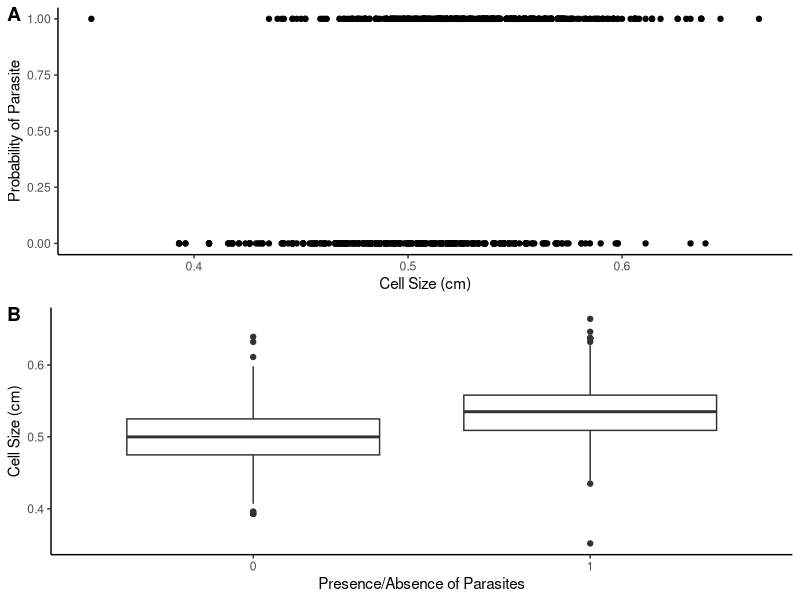
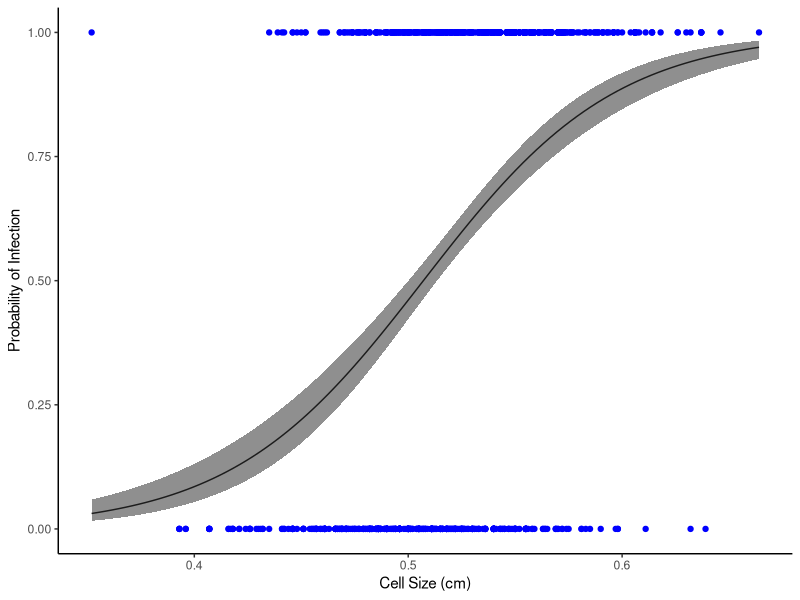
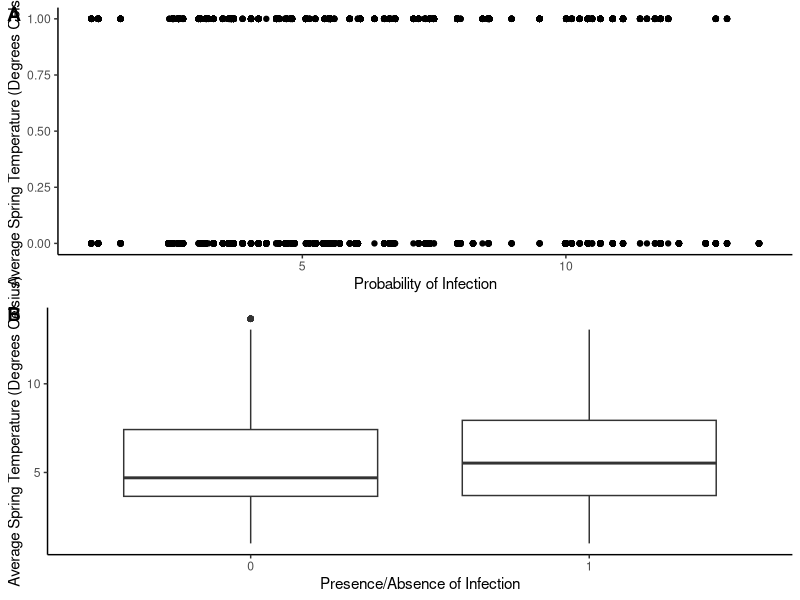
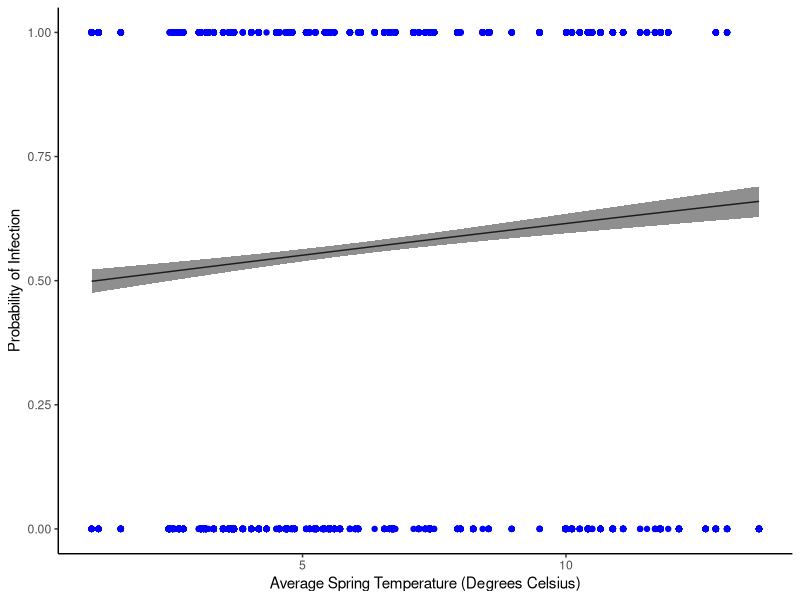
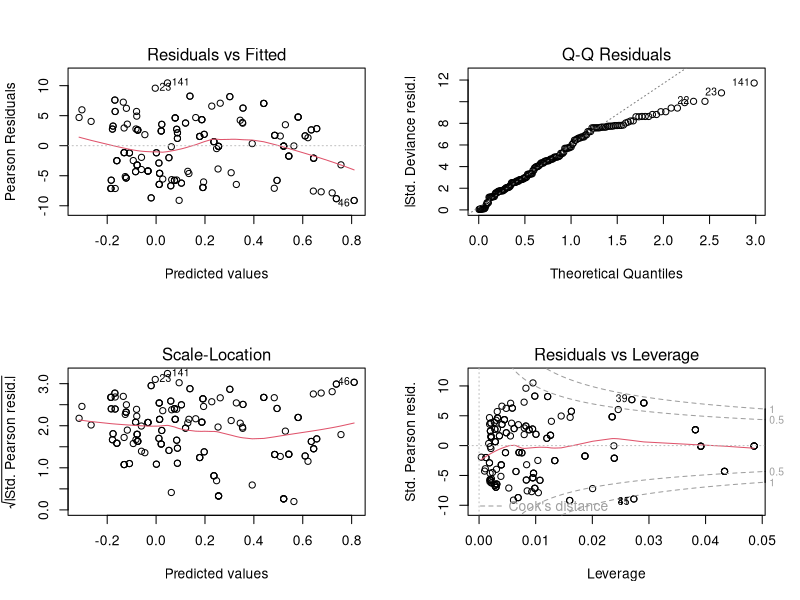
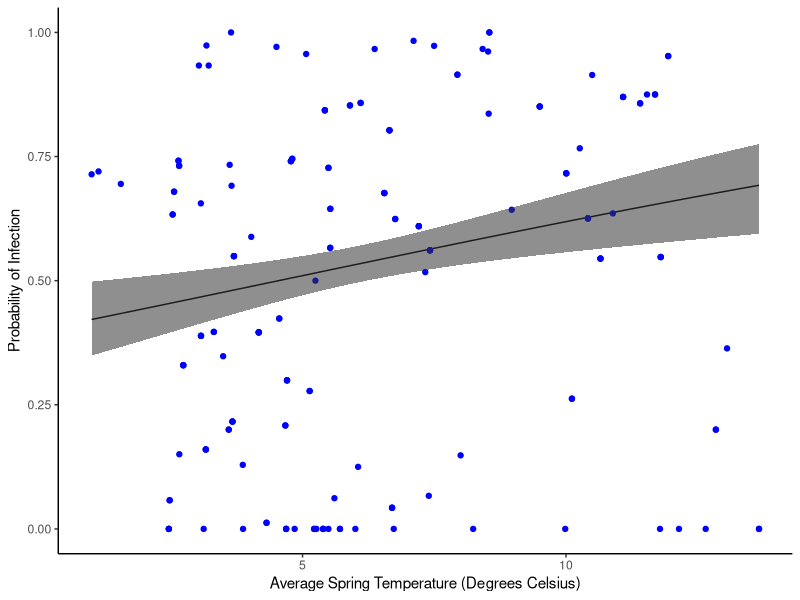
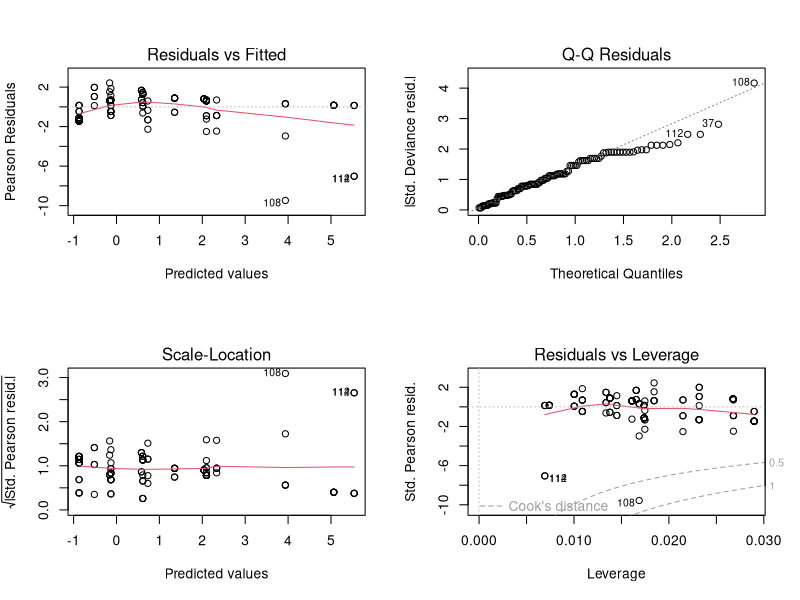
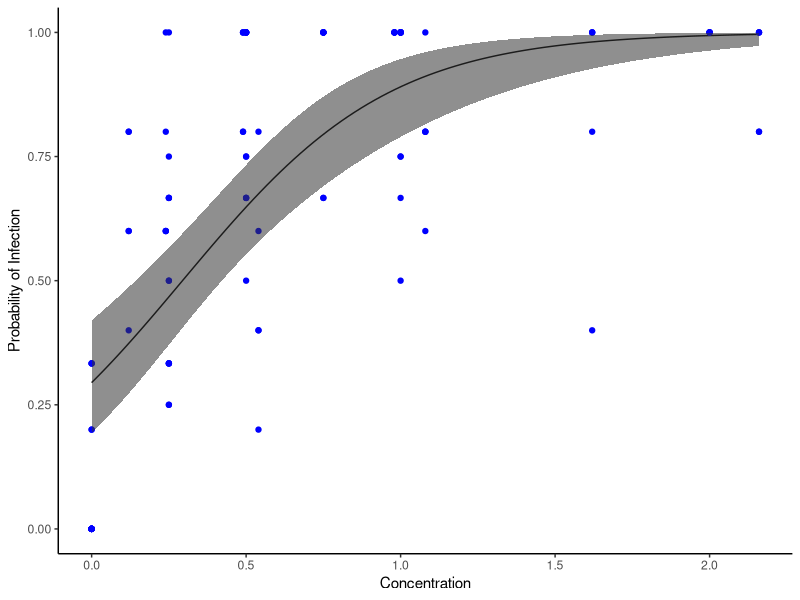

Source code (R) for these figures, in order:
#### GLM - BINARY AND BINOMIAL DISTRIBUTIONS ----

rm(list=ls())
# setwd("Documents/CMEECourseWork/GLM_week16/code")

require(ggplot2)
require(ggpubr)

#### Binary models ----

## Varoa spp in honeycomb cells ----

worker <- read.csv("../data/workerbees.csv", stringsAsFactors = T)
str(worker)

# data on worker bee (Apis mellifera) brood honeycomb cell size and prevalence 
# of parasitic mite (Varoa destructor)

scatterplot<-ggplot(worker, aes(x=CellSize, y=Parasites))+
    geom_point()+
    labs(x= "Cell Size (cm)", y="Probability of Parasite")+
    theme_classic()
boxplot<- ggplot(worker, aes(x=factor(Parasites), y=CellSize))+
    geom_boxplot()+
    theme_classic()+
    labs(x="Presence/Absence of Parasites", y="Cell Size (cm)")
ggarrange(scatterplot, boxplot, labels=c("A","B"), ncol=1, nrow=2)

M1 <- glm(Parasites ~ CellSize, data=worker, family="binomial")
summary(M1)
anova(M1, test="Chisq")

# interpretation:
# logit(ProbParasites) = -11.25 + 22.18*CellSize

# increasing cell size of honeycomb increases prob of being infected w v. destructor

# take inverse logit of 22.18:
plogis(coef(M1))
# = 1
# so for every cm increase in cell size, prob of being infected increases
# by factor of 1, or 100%

# "flip" point, value of x where prob flips from being less likely to more likely to be infected
# since B0 -ve, B1 +ve, flip = B0/B1:
11.25 / 22.18
# = 0.51 cm
# so honeycomb cell size of > 0.51 cm more likely to be infected by V. destructor

# plot
new_data <- data.frame(CellSize=seq(from=min(worker$CellSize),
                                    to=max(worker$CellSize),
                                    length=100))
predictions<- predict(M1, newdata = new_data, type = "link", se.fit = TRUE) 
new_data$pred<- predictions$fit
new_data$se<- predictions$se.fit
new_data$upperCI<- new_data$pred+(new_data$se*1.96)
new_data$lowerCI<- new_data$pred-(new_data$se*1.96)

ggplot(new_data, aes(x=CellSize, y=plogis(pred)))+ 
    geom_line(col="black")+
    geom_point(worker, mapping = aes(x=CellSize, y=Parasites), col="blue")+
    geom_ribbon(aes(ymin=plogis(lowerCI), ymax=plogis(upperCI), alpha=0.2),
                show.legend = FALSE)+ 
    labs(y="Probability of Infection", x="Cell Size (cm)")+
    theme_classic()

# pseudo R^2
1 - (1104.9 / 1259.6)
# = 0.12


## Chytrid infection status in the Pyrenees ----
chytrid <- read.csv("../data/chytrid.csv", stringsAsFactors = T)
str(chytrid)

# InfectionStatus (0=negative, 1=positive) of amphibians sampled from
# range of lakes and ponds in Pyrenees from 2003 to 2018
# also annual rainfall and temp climate vars:
# AnnualaverageRf= rainfaill in mm; AnnualaverageTmax, AnnualaverageTmin, AnnualaverageTavg and Springavgtemp in degrees celsius

# examine relationship between ave spring temp on chytrid infection status

scatterplot<-ggplot(chytrid, aes(x=Springavgtemp, y=InfectionStatus))+
    geom_point()+
    labs(x= "Probability of Infection", 
         y="Average Spring Temperature (Degrees Celsius)")+
    theme_classic()
boxplot<- ggplot(chytrid, aes(x=factor(InfectionStatus), y=Springavgtemp))+
    geom_boxplot()+
    theme_classic()+
    labs(x="Presence/Absence of Infection", 
         y="Average Spring Temperature (Degrees Celsius)")
ggarrange(scatterplot, boxplot, labels=c("A","B"), ncol=1, nrow=2)

# separation not v apparent but ecological research has indicated that increasing
# spring temp increases prob of chytrid fungus infection in amphibians

M2 <- glm(InfectionStatus ~ Springavgtemp, data = chytrid, family = "binomial")
summary(M2)
anova(M2, test="Chisq")

# interpretation
# logit(ProbInfection) = -0.06 + 0.05*AveSpringTemp

# flipping point = B0/B1
0.06 / 0.05
# = 1.2 degrees C

# amphibians experiencing spring temp > 1.2 degrees C more likely to be
# infected w chytrid

# pseudo R^2
1 - (9270.7 / 9310.0)
# = 0.004
# so model able to explain 0.4% variation in presence/absence of chytrid fungus

# plot
new_data <- data.frame(Springavgtemp=seq(from=min(chytrid$Springavgtemp),
                                         to=max(chytrid$Springavgtemp),
                                         length=100))
predictions<- predict(M2, newdata = new_data, type = "link", se.fit = TRUE) # the type="link" here predicted the fit and se on the log-linear scale. 
new_data$pred<- predictions$fit
new_data$se<- predictions$se.fit
new_data$upperCI<- new_data$pred+(new_data$se*1.96)
new_data$lowerCI<- new_data$pred-(new_data$se*1.96)

ggplot(new_data, aes(x=Springavgtemp, y=plogis(pred)))+ 
    geom_line(col="black")+
    geom_point(chytrid, mapping = aes(x=Springavgtemp, y=InfectionStatus),
               col="blue")+
    geom_ribbon(aes(ymin=plogis(lowerCI), ymax=plogis(upperCI), alpha=0.2),
                show.legend = FALSE)+ 
    labs(y="Probability of Infection", x="Average Spring Temperature (Degrees Celsius)")+
    theme_classic()


#### Binomial models ----

## Chytrid binomial ----

## going to analyse chytrid data above again but as binomial outcome:
# num positives / num negatives

chytrid_binomial<- read.csv("../data/chytrid_binomial.csv", stringsAsFactors = T)
str(chytrid_binomial)
# this data is condensed version of chytrid.csv
# 2 new columns: 
# Positves = num +ve samples per year, site, habitat and larval stage
# Total = total num samples 

# have to feed num +ve and num -ve into glm using cbind:

M3 <- glm(cbind(Positives, Total-Positives) ~ AverageSpringTemp,
          data = chytrid_binomial, family="binomial")
summary(M3)
anova(M3, test="Chisq")

# interpretation
# logit(ProbInfection) = -0.40 + 0.09*AveSpringTemp

# pseudo R^2
1 - (4795.7 / 5055.4)
# = 0.05
# this model explains 5% variation - more than when as binary...

# model validation
# dispersion
4795.7 / 173
# = 27.7
# clearly v overdispersed

# possible reasons:
# model too simple - several variables that could be:
#                                 random effects (Year, Site),
#                                 fixed factors (Habitat, LarvalStage)
#                                 continuous covariates (AverageRf)
# one or zero outliers (maybe - see diagnostic plots below)

par(mfrow=c(2,2))
plot(M3)
sum(cooks.distance(M3)>1) # 2 outliers

# could explore adding covariates and/or random effects

# for now, just going to fit a quasi-binomial model

M4 <- glm(cbind(Positives, Total-Positives) ~ AverageSpringTemp,
          data = chytrid_binomial, family = "quasibinomial")
summary(M4)
anova(M4, test="F") # for quasi approaches we use the F test 

# estimate vals haven't changed, st error inflated

# plot this model:
new_data <- data.frame(AverageSpringTemp=seq(from=min(chytrid_binomial$AverageSpringTemp),
                                             to=max(chytrid_binomial$AverageSpringTemp),
                                             length=100))
predictions<- predict(M4, newdata = new_data, type = "link", se.fit = TRUE) # the type="link" here predicted the fit and se on the log-linear scale. 
new_data$pred<- predictions$fit
new_data$se<- predictions$se.fit
new_data$upperCI<- new_data$pred+(new_data$se*1.96)
new_data$lowerCI<- new_data$pred-(new_data$se*1.96)

ggplot(new_data, aes(x=AverageSpringTemp, y=plogis(pred)))+ 
    geom_line(col="black")+
    geom_point(chytrid_binomial, 
               mapping = aes(x=AverageSpringTemp, y=(Positives/Total)),
               col="blue")+
    geom_ribbon(aes(ymin=plogis(lowerCI), ymax=plogis(upperCI), alpha=0.2),
                show.legend = FALSE)+ 
    labs(y="Probability of Infection",
         x="Average Spring Temperature (Degrees Celsius)")+
    theme_classic()


## Bee mites - revisited (see yesterday) ----

mites = read.csv("../data/bee_mites.csv")
str(mites)
# previously fitted poisson model - concluded prob not right model family, binomial would be better
# used poisson because num dead mites, but actually tot num mites varies

M5 <- glm(cbind(Dead_mites, Total-Dead_mites) ~ Concentration, 
          data = mites, family = "binomial")
summary(M5)
anova(M5, test="Chisq")

# model validation

# dispersion
194.82 / 113
# = 1.72
# model is overdispersed - plenty of possible reasons

# model diagnostics
par(mfrow=c(2,2))
plot(M5)
# has corrected previous criticism of unequal variances in the “Residuals vs Fitted” and the “Scale-Location” plots
# changing the model has corrected for this

# could fit a quasi-binomial to account for overdispersion
M6 <- glm(cbind(Dead_mites, Total-Dead_mites) ~ Concentration,
          data = mites, family = "quasibinomial")

# plot
new_data <- data.frame(Concentration=seq(from=min(mites$Concentration),
                                         to=max(mites$Concentration),
                                         length=100))
predictions<- predict(M6, newdata = new_data, type = "link", se.fit = TRUE) 
new_data$pred<- predictions$fit
new_data$se<- predictions$se.fit
new_data$upperCI<- new_data$pred+(new_data$se*1.96)
new_data$lowerCI<- new_data$pred-(new_data$se*1.96)

ggplot(new_data, aes(x=Concentration, y=plogis(pred)))+ 
    geom_line(col="black")+
    geom_point(mites, mapping = aes(x=Concentration, y=(Dead_mites/Total)), col="blue")+
    geom_ribbon(aes(ymin=plogis(lowerCI), ymax=plogis(upperCI), alpha=0.2), show.legend = FALSE)+ 
    labs(y="Probability of Infection", x="Concentration")+
    theme_classic()
# compare to plot yesterday - see more informative - num dead mites yesterday not fair - diff tots


## Endemicity on Galapagos islands ----

endemics <- read.table("../data/gala.txt", header=T)
str(endemics)

# how does area of island affect the endemicity (the proportion/probability of endemic spp out of tot spp)

ggplot(data = endemics, aes(x = Area, y = Endemics)) +
    geom_point() +
    theme_classic()

# need to log transform area
ggplot(data = endemics, aes(x = log(Area), y = Endemics)) +
    geom_point() +
    theme_classic()

# will be binomial - num endemics / num not endemics
# tot num spp diff for diff islands

M7 <- glm(cbind(Endemics, Species-Endemics) ~ log(Area),
          data = endemics, family = "binomial")
summary(M7)
anova(M7)

# dispersion
110.33 / 28
# is overdispersed

# diagnostics
par(mfrow=c(2,2))
plot(M7)

# try quasi-binomial
M8 <- glm(cbind(Endemics, Species-Endemics) ~ log(Area),
          data = endemics, family = "quasibinomial")
summary(M8)
plot(M8)

# plot
new_data <- data.frame(Area=seq(from=min(endemics$Area),
                                to=max(endemics$Area),
                                length=100))
predictions<- predict(M8, newdata = new_data, type = "link", se.fit = TRUE)
new_data$pred<- predictions$fit
new_data$se<- predictions$se.fit
new_data$upperCI<- new_data$pred+(new_data$se*1.96)
new_data$lowerCI<- new_data$pred-(new_data$se*1.96)

ggplot(new_data, aes(x=log(Area), y=plogis(pred)))+ 
    geom_line(col="black")+
    geom_point(endemics, mapping = aes(x=log(Area), y=(Endemics/Species)), col="blue")+
    geom_ribbon(aes(ymin=plogis(lowerCI), ymax=plogis(upperCI), alpha=0.2), show.legend = FALSE)+ 
    labs(y="Probability of Endemicity", x="log(Area)")+
    theme_classic()


dev.off()
